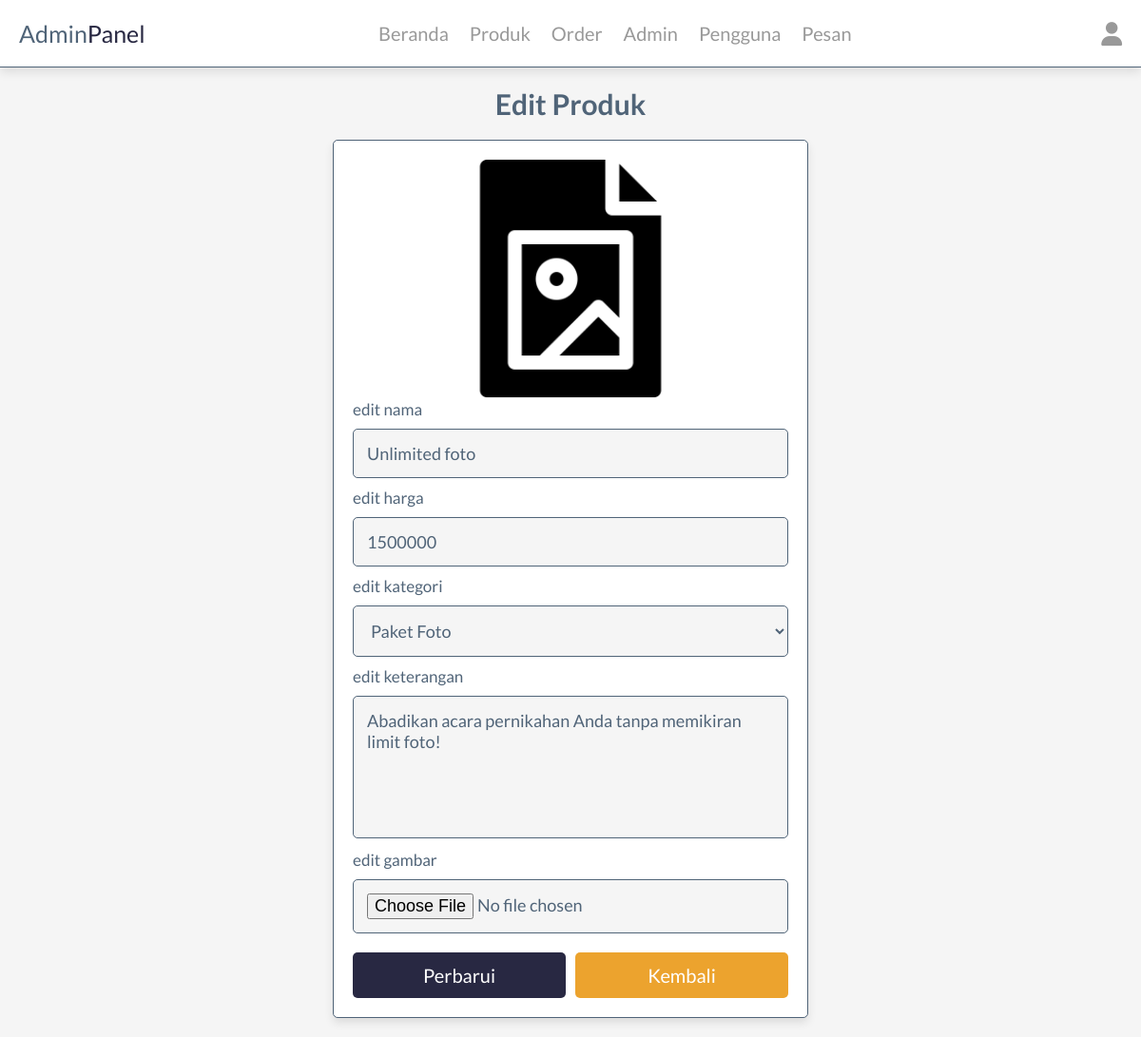
Screenshot of /admin/update_product.php?update=16 (signed in) with the database file from the repository.
### tables this page shows
CREATE TABLE `products` (
  `id` int(11) NOT NULL,
  `name` varchar(50) NOT NULL,
  `category` varchar(50) NOT NULL,
  `keterangan` varchar(500) NOT NULL,
  `price` int(11) NOT NULL,
  `image` varchar(255) NOT NULL
);

### admin/update_product.php (the view, shortened to what this page needs)
<?php
include '../components/connect.php';
?>
<!DOCTYPE html>
<html lang="en">
<head>
   <link rel="stylesheet" href="https://cdnjs.cloudflare.com/ajax/libs/font-awesome/6.1.1/css/all.min.css">
   <link rel="stylesheet" href="https://stackpath.bootstrapcdn.com/font-awesome/4.7.0/css/font-awesome.min.css"
      type="text/css" media="all"/>
   <link rel="stylesheet" href="../css/admin_style.css">
</head>
<body>
<?php include '../components/admin_header.php' ?>
<section class="update-product">
   <h1 class="heading">Edit Produk</h1>
   <?php
      $update_id = $_GET['update'];
      $show_products = $conn->prepare("SELECT * FROM `products` WHERE id = ?");
      $show_products->execute([$update_id]);
      if($show_products->rowCount() > 0){
         while($fetch_products = $show_products->fetch(PDO::FETCH_ASSOC)){
   ?>
   <form action="" method="POST" enctype="multipart/form-data">
      <img src="../uploaded_img/<?= $fetch_products['image']; ?>" alt="">
      <span>edit nama</span>
      <input type="text" required placeholder="enter product name" name="name" maxlength="100" class="box" value="<?= $fetch_products['name']; ?>">
      <span>edit harga</span>
      <input type="number" min="0" max="9999999999" required placeholder="enter product price" name="price" onkeypress="if(this.value.length == 10) return false;" class="box" value="<?= $fetch_products['price']; ?>">
      <span>edit kategori</span>
      <select name="category" class="box" required>
         <option selected value="<?= $fetch_products['category']; ?>"><?= $fetch_products['category']; ?></option>
      </select>
      <span>edit keterangan</span>
      <textarea required placeholder="enter product description" name="keterangan" maxlength="1000" class="box"><?php echo $fetch_products['keterangan'];?></textarea>
      <span>edit gambar</span>
      <input type="file" name="image" class="box" accept="image/jpg, image/jpeg, image/png, image/webp">
      <div class="flex-btn">
         <input type="submit" value="perbarui" class="btn" name="update">
         <a href="products.php" class="option-btn">kembali</a>
      </div>
   </form>
   <?php
         }
      }else{
         echo '<p class="empty">no products added yet!</p>';
      }
   ?>
</section>
</body>
</html>

### css/admin_style.css (style rules this page uses)
:root { --main-color:#282842; --red:rgb(158, 0, 0); --orange:#eca32e; --black:#506478; --white:#fff; --light-bg:#f5f5f5; --light-color:#999; --border:.1rem solid var(--black); --box-shadow:0 .5rem 1rem rgba(0,0,0,.1); }
* { font-family: 'Lato','Montserrat', sans-serif; margin:0; padding:0; box-sizing: border-box; text-decoration: none; outline: none; border:none; }
html { font-size: 62.5%; overflow-x: hidden; }
body { background-color: var(--light-bg); }
section { max-width: 1200px; margin:0 auto; padding:2rem; }
.btn, .delete-btn, .option-btn { display: block; margin-top: 1rem; border-radius: .5rem; cursor: pointer; width: 100%; font-size: 2rem; color:var(--white); padding:1.2rem 3rem; text-transform: capitalize; text-align: center; }
.btn { background-color: var(--main-color); }
.option-btn { background-color: var(--orange); }
.flex-btn { display: flex; gap:1rem; }
.heading { text-align: center; margin-bottom: 2rem; text-transform: capitalize; color:var(--black); font-size: 3rem; }
.update-product form { margin:0 auto; max-width: 50rem; background-color: var(--white); border-radius: .5rem; box-shadow: var(--box-shadow); border:var(--border); padding:2rem; }
.update-product form img { height: 25rem; width: 100%; object-fit: contain; }
.update-product form .box { background-color: var(--light-bg); border:var(--border); width: 100%; padding:1.4rem; font-size: 1.8rem; color:var(--black); border-radius: .5rem; margin: 1rem 0; }
.update-product form textarea { height: 15rem; resize: none; }
.update-product form span { font-size: 1.7rem; color:var(--black); }

### rows the page displays
products: image (picture), name "Unlimited foto", price "1500000", category "Paket Foto", keterangan "Abadikan acara pernikahan Anda tanpa memikiran limit foto!"
